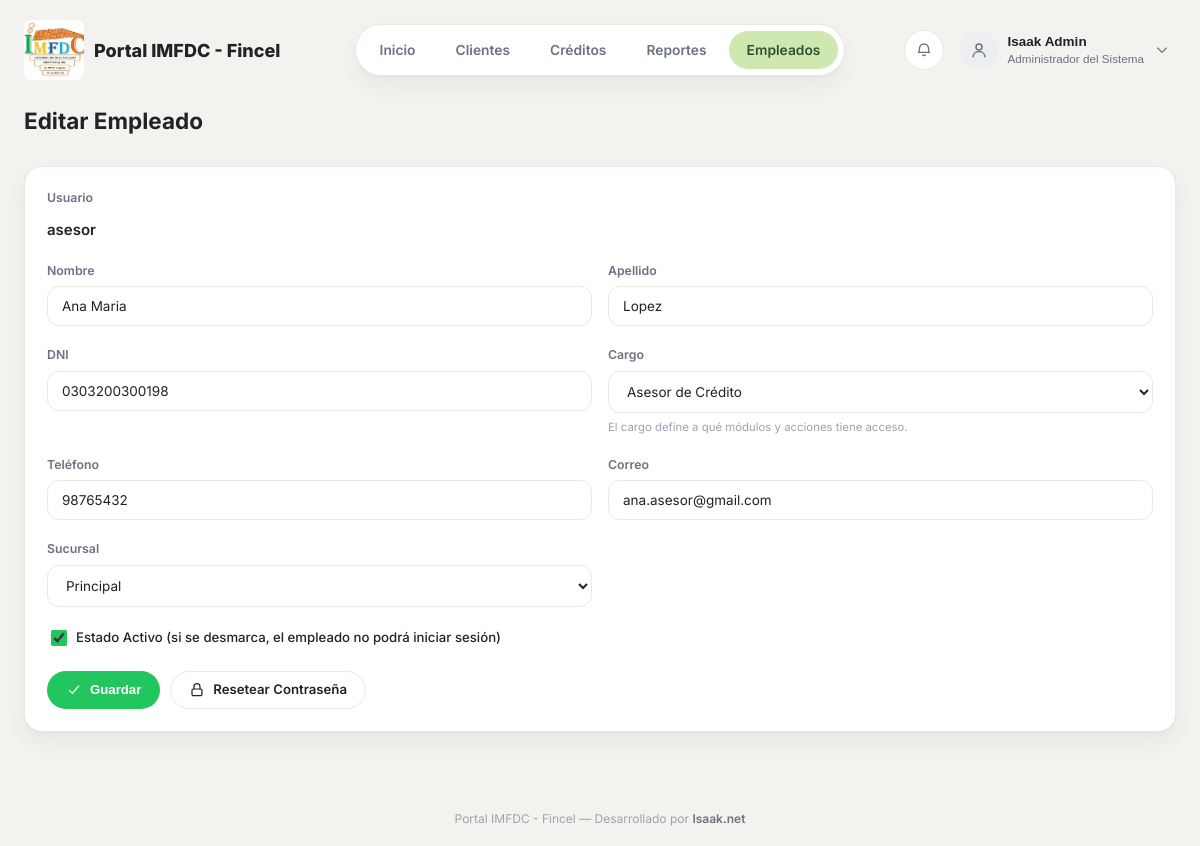
The app's page /empleados/26/editar/ (signed in) with its own data.
### empleados/models.py (models this page shows, shortened)
class Empleado(models.Model):
    CARGO_ASESOR = 'ASESOR'
    CARGO_ANALISTA = 'ANALISTA'
    CARGO_GERENTE = 'GERENTE'
    CARGO_CAJERO = 'CAJERO'
    CARGO_ADMIN = 'ADMIN'
    CARGO_CHOICES = [
        (CARGO_ASESOR, 'Asesor de Crédito'),
        (CARGO_ANALISTA, 'Analista de Crédito'),
        (CARGO_GERENTE, 'Gerente / Comité de Crédito'),
        (CARGO_CAJERO, 'Cajero'),
        (CARGO_ADMIN, 'Administrador del Sistema'),
    ]
    CARGO_PERMISOS = {
        CARGO_ASESOR: {'crear_cliente', 'crear_credito'},
        CARGO_ANALISTA: {'crear_cliente', 'crear_credito', 'evaluar'},
        CARGO_GERENTE: {'evaluar', 'aprobar', 'rechazar'},
        CARGO_CAJERO: {'desembolsar', 'cobrar'},
        CARGO_ADMIN: {
            'crear_cliente', 'crear_credito', 'evaluar', 'aprobar',
            'rechazar', 'desembolsar', 'cobrar',
        },
    }
    user = models.OneToOneField(
        settings.AUTH_USER_MODEL,
        on_delete=models.SET_NULL,
        null=True,
        blank=True,
        related_name='empleado',
    )
    nombre = models.CharField(max_length=100)
    apellido = models.CharField(max_length=100)
    dni = models.CharField('DNI', max_length=20, unique=True, null=True, blank=True)
    cargo = models.CharField(max_length=20, choices=CARGO_CHOICES, default=CARGO_ASESOR)
    telefono = models.CharField(max_length=20, blank=True)
    correo = models.EmailField(blank=True)
    sucursal = models.CharField(max_length=100, blank=True)
    activo = models.BooleanField('Estado Activo', default=True)
    salario = models.DecimalField(max_digits=10, decimal_places=2, null=True, blank=True)
    created_at = models.DateTimeField(auto_now_add=True)
    update_at = models.DateTimeField(auto_now=True)
    class Meta:
        verbose_name = 'Empleado'
        verbose_name_plural = 'Empleados'

### empleados/views.py (the view)
# urls.py: path('empleados/<int:pk>/editar/', empleados_views.empleado_editar, name='empleado_editar'),
@requiere_admin
def empleado_editar(request, pk):
    empleado = get_object_or_404(Empleado, pk=pk)
    if request.method == 'POST':
        form = EmpleadoEditForm(request.POST, instance=empleado)
        if form.is_valid():
            form.save()
            messages.success(request, f'Empleado {empleado} actualizado correctamente.')
            return redirect('lista')
    else:
        form = EmpleadoEditForm(instance=empleado)
    return render(request, 'empleados/empleado_form.html', {'form': form, 'empleado': empleado, 'modo': 'editar'})

### empleados/forms.py
class EmpleadoEditForm(forms.ModelForm):
    class Meta:
        model = Empleado
        fields = ['nombre', 'apellido', 'dni', 'cargo', 'telefono', 'correo', 'sucursal', 'activo']
        widgets = {'sucursal': forms.Select(choices=SUCURSAL_CHOICES)}

### empleados/context_processors.py (called while the page is built)
def notificaciones(request):
    if not request.user.is_authenticated:
        return {}
    empleado = getattr(request.user, 'empleado', None)
    if empleado is None:
        return {}
    return {
        'notificaciones_recientes': empleado.notificaciones.all()[:8],
        'notificaciones_no_leidas': empleado.notificaciones.filter(leida=False).count(),
    }

### empleados/permisos.py (called while the page is built)
def requiere_admin(vista):
    @wraps(vista)
    @login_required
    def wrapper(request, *args, **kwargs):
        empleado = getattr(request.user, 'empleado', None)
        if empleado is None or empleado.cargo != Empleado.CARGO_ADMIN:
            raise PermissionDenied('Solo el Administrador del Sistema puede gestionar empleados.')
        return vista(request, *args, **kwargs)
    return wrapper

### empleados/templates/empleados/empleado_form.html (shortened to what this page needs)
{% extends 'base.html' %}
{% block content %}
<div class="page-header">
    <h1>{% if modo == 'editar' %}Editar Empleado{% else %}Nueva Cuenta de Empleado{% endif %}</h1>
</div>
<div class="card">
    <form method="POST">
        <div class="grid-2">
            {% if modo == 'crear' %}
                <div class="field">
                    <label for="{{ form.username.id_for_label }}">Usuario</label>
                    {{ form.username }}
                    {% if form.username.errors %}<span class="field-error">{{ form.username.errors|join:', ' }}</span>{% endif %}
                </div>
                <div></div>
                <div class="field">
                    <label for="{{ form.password1.id_for_label }}">Contraseña</label>
                    {{ form.password1 }}
                    {% if form.password1.errors %}<span class="field-error">{{ form.password1.errors|join:', ' }}</span>{% endif %}
                </div>
                <div class="field">
                    <label for="{{ form.password2.id_for_label }}">Confirmar contraseña</label>
                    {{ form.password2 }}
                    {% if form.password2.errors %}<span class="field-error">{{ form.password2.errors|join:', ' }}</span>{% endif %}
                </div>
            {% else %}
                <div class="field span-2">
                    <label>Usuario</label>
                    <p style="margin: 6px 0 0; font-weight: 600;">{{ empleado.user.username|default:'— (sin cuenta vinculada)' }}</p>
                </div>
            {% endif %}
            <div class="field">
                <label for="{{ form.nombre.id_for_label }}">Nombre</label>
                {{ form.nombre }}
            </div>
            <div class="field">
                <label for="{{ form.apellido.id_for_label }}">Apellido</label>
                {{ form.apellido }}
            </div>
            <div class="field">
                <label for="{{ form.dni.id_for_label }}">DNI</label>
                {{ form.dni }}
            </div>
            <div class="field">
                <label for="{{ form.cargo.id_for_label }}">Cargo</label>
                <select name="{{ form.cargo.html_name }}" id="{{ form.cargo.id_for_label }}">
                    {% for value, label in form.fields.cargo.choices %}
                        <option value="{{ value }}" {% if form.cargo.value == value %}selected{% endif %}>{{ label }}</option>
                    {% endfor %}
                </select>
                <span class="hint">El cargo define a qué módulos y acciones tiene acceso.</span>
            </div>
            <div class="field">
                <label for="{{ form.telefono.id_for_label }}">Teléfono</label>
                {{ form.telefono }}
            </div>
            <div class="field">
                <label for="{{ form.correo.id_for_label }}">Correo</label>
                {{ form.correo }}
            </div>
            <div class="field">
                <label for="{{ form.sucursal.id_for_label }}">Sucursal</label>
                {{ form.sucursal }}
            </div>
            <div class="field span-2 checkbox-row">
                <label>
                    {{ form.activo }}
                    <span>Estado Activo (si se desmarca, el empleado no podrá iniciar sesión)</span>
                </label>
            </div>
        </div>
        <div style="display:flex; gap:10px; margin-top: 18px; flex-wrap: wrap;">
            <button type="submit" class="btn btn-accent">
                {% include 'partials/_icon.html' with name='check' size=16 %}Guardar
            </button>
            {% if modo == 'editar' %}
                <a href="{% url 'empleado_resetear_password' empleado.pk %}" class="btn btn-outline">
                    {% include 'partials/_icon.html' with name='lock' size=16 %}Resetear Contraseña
                </a>
            {% endif %}
        </div>
    </form>
</div>
{% endblock %}

### templates/base.html (shortened to what this page needs)
{% load static %}
<!DOCTYPE html>
<html lang="es">
<head>
    <link rel="stylesheet" href="{% static 'css/dashboard.css' %}">
</head>
<body>
{% if user.is_authenticated %}
<header class="topbar">
    <div class="brand">
        <img class="brand-logo" src="{% static 'img/logo.jpg' %}" alt="IMFDC - Fincel">
        Portal IMFDC - Fincel
    </div>
    <nav class="nav-pill">
        <a href="{% url 'home' %}" class="{% if request.path == '/' %}active{% endif %}">Inicio</a>
        <a href="{% url 'financiera:clientes_lista' %}" class="{% if '/financiera/clientes' in request.path %}active{% endif %}">Clientes</a>
        <a href="{% url 'financiera:prestamos_lista' %}" class="{% if '/financiera/prestamos' in request.path %}active{% endif %}">Créditos</a>
        <a href="{% url 'financiera:reportes_index' %}" class="{% if '/financiera/reportes' in request.path %}active{% endif %}">Reportes</a>
        <a href="{% url 'lista' %}" class="{% if '/empleados/' in request.path %}active{% endif %}">Empleados</a>
    </nav>
    <div class="topbar-right">
        <div class="user-menu">
            <button type="button" class="icon-btn" id="notif-trigger" style="position: relative;" title="Notificaciones">
            </button>
        </div>
        <div class="user-menu">
            <button type="button" class="user-trigger" id="user-trigger">
                <span class="user-avatar">{% include 'partials/_icon.html' with name='user' size=20 %}</span>
                <span class="user-info">
                    <span class="name">{% if request.user.empleado %}{{ request.user.empleado.nombre }} {{ request.user.empleado.apellido }}{% else %}{{ request.user.username }}{% endif %}</span>
                    <span class="role">{% if request.user.empleado %}{{ request.user.empleado.get_cargo_display }}{% else %}Administrador{% endif %}</span>
                </span>
                <span class="user-chevron">{% include 'partials/_icon.html' with name='chevron-down' size=16 %}</span>
            </button>
        </div>
    </div>
</header>
{% endif %}
<main class="page-shell">
    {% block content %}{% endblock %}
</main>
<footer class="site-footer">
    Portal IMFDC - Fincel &mdash; Desarrollado por <a href="https://isaak.net" target="_blank">Isaak.net</a>
</footer>
</body>
</html>

### records on screen
Empleado: user.username "asesor", nombre "Ana Maria", apellido "Lopez", dni "0303200300198", cargo "Asesor de Crédito", telefono "98765432", correo "ana.asesor@gmail.com", sucursal "Principal", activo "☑"

### other values on screen
{{ request.user.empleado.nombre }} "Isaak"
{{ request.user.empleado.apellido }} "Admin"
{{ request.user.empleado.get_cargo_display }} "Administrador del Sistema"
